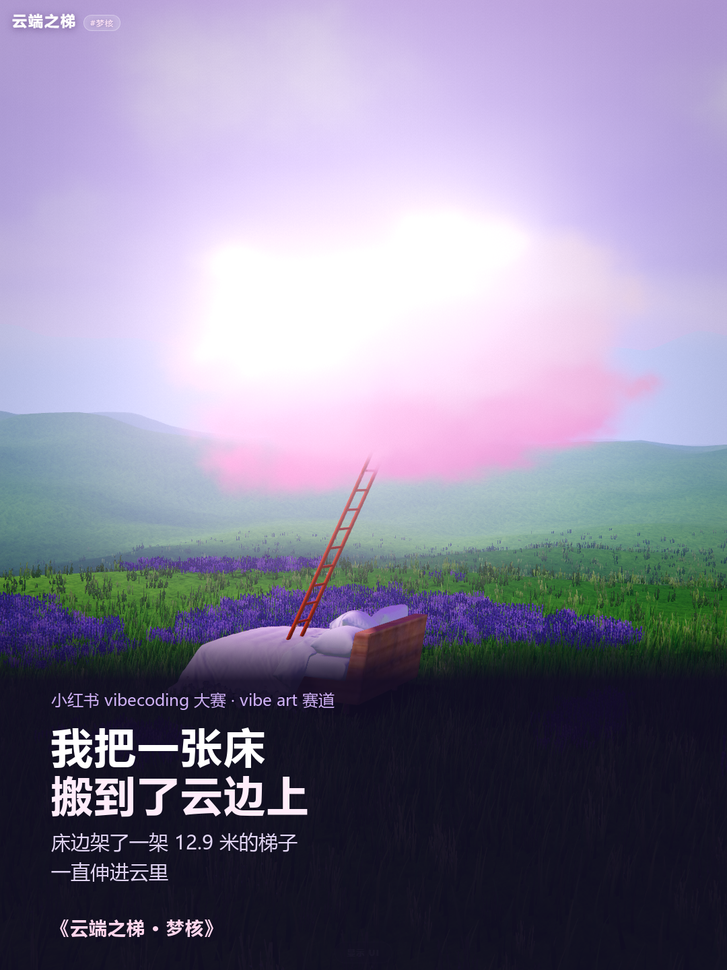
#> input picture xhs/1-封面.png, 727 x 970 px, shrunk from 1080 x 1440 before the run
$ python diffbox.py '../xhs/1-封面.png' '../xhs/2-四档时相.png' 5
#> lines starting #> are read from the running program, lines starting #| are printed output that depends on the picture; after the words box and inside, x2 and y2 are one past the last pixel; in counts of white or black regions, pixels touching at a corner belong together
"""比较两张截图的像素差，定位「哪块区域变了」。
用法: python diffbox.py a.png b.png [thresh]
输出: 差异包围盒、每列/每行差异总量最大的位置、以及差异掩码的 ASCII 缩略图。
"""
import sys
from PIL import Image
import numpy as np


def main():
    a, b = sys.argv[1], sys.argv[2]
    th = int(sys.argv[3]) if len(sys.argv) > 3 else 12
    A = np.asarray(Image.open(a).convert('RGB')).astype(np.int16)
    B = np.asarray(Image.open(b).convert('RGB')).astype(np.int16)
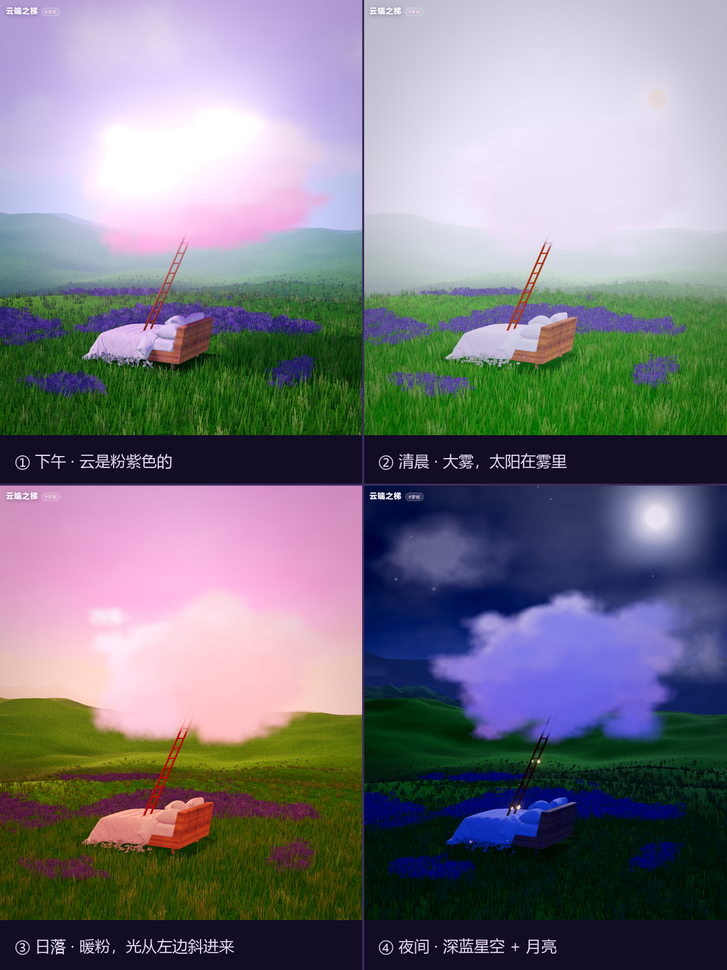
#> input picture xhs/2-四档时相.png, 727 x 970 px, shrunk from 1080 x 1440 before the run
    if A.shape != B.shape:
        print('shape mismatch', A.shape, B.shape)
        return
    d = np.abs(A - B).max(axis=2)
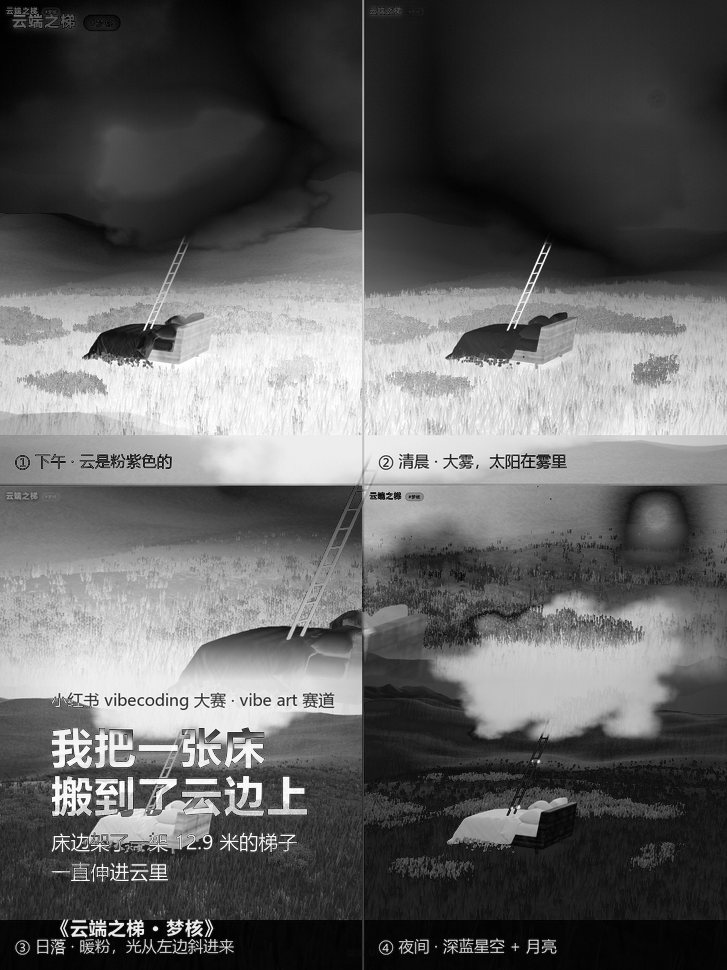
#> d: shape (970, 727) int16; min 0, max 255, mean 97.3
    m = d > th
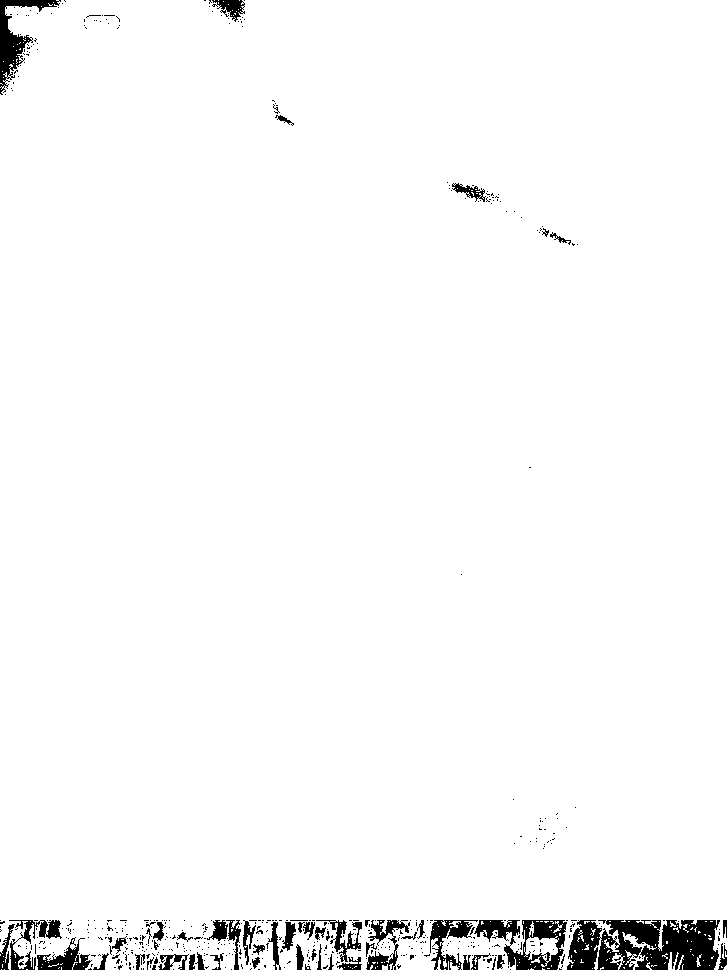
#> m: shape (970, 727) bool; 97.3% white; 528 black regions (476 under 20 px), largest, box (x1, y1, x2, y2) and area: (567, 920, 720, 970) 5762, (474, 920, 567, 970) 2092, (0, 0, 61, 95) 1544
    H, W = m.shape
#> H = 970; W = 727
    print('size %dx%d  thresh=%d  changed px=%d (%.2f%%)' % (W, H, th, m.sum(), 100.0 * m.sum() / (H * W)))
#| size 727x970  thresh=5  changed px=686043 (97.28%)
    if m.sum() == 0:
        return
    ys, xs = np.where(m)
    print('bbox  x:%d..%d  y:%d..%d' % (xs.min(), xs.max(), ys.min(), ys.max()))
#| bbox  x:0..726  y:0..969
    colsum = m.sum(axis=0)
#> colsum = 727 values, max 970 at index 362, min 852 at index 0, mean 943.7
    rowsum = m.sum(axis=1)
#> rowsum = 970 values, max 727 at index 95, min 250 at index 920, mean 707.3
    # 找出「跳变」的边缘：某列/行差异数相对邻域突变
    def edges(arr, name):
#> called with arr = array of shape (727,), name = 'col'
        peak = arr.max()
#> peak = 970
        if peak == 0:
            return
        idx = np.where(arr > peak * 0.25)[0]
#> idx = 727 values from 0 to 726
        print('%s>25%%max: %s' % (name, '%d..%d' % (idx.min(), idx.max())))
#| col>25%max: 0..726
        # 找最强跳变位置
        dif = np.abs(np.diff(arr.astype(np.int32)))
#> dif = 726 values, max 27 at index 272, min 0 at index 42, mean 4.5
        top = np.argsort(dif)[::-1][:6]
#> top = [272, 33, 10, 22, 237, 277]
        print('  %s 跳变 top: %s' % (name, ', '.join('%d(+%d)' % (t, dif[t]) for t in sorted(top))))
#|   col 跳变 top: 10(+23), 22(+21), 33(+23), 237(+21), 272(+27), 277(+21)
    edges(colsum, 'col')
    edges(rowsum, 'row')
#| row>25%max: 0..969
#|   row 跳变 top: 919(+477), 920(+285), 921(+159), 937(+71), 938(+61), 954(+129)
    # ASCII 缩略图 60x24（按整除裁一下，W/H 不必是网格整数倍）
    gh, gw = 24, 60
    hh, ww = H // gh, W // gw
#> hh = 40; ww = 12
    small = m[:hh * gh, :ww * gw].reshape(gh, hh, gw, ww).mean(axis=(1, 3))
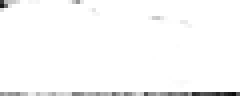
#> small: shape (24, 60) float64 (shown 4 times larger); min 0.0563, max 1, mean 0.978
    print('--- mask (%d cols x %d rows) ---' % (gw, gh))
    for r in small:
        print(''.join('#' if v > 0.45 else ('+' if v > 0.12 else ('.' if v > 0.02 else ' ')) for v in r))
#> this loop made 24 passes


main()
